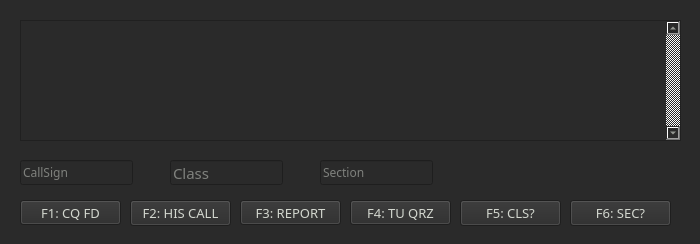
<?xml version="1.0" encoding="UTF-8"?>
<ui version="4.0">
 <class>MainWindow</class>
 <widget class="QMainWindow" name="MainWindow">
  <property name="geometry">
   <rect>
    <x>0</x>
    <y>0</y>
    <width>700</width>
    <height>244</height>
   </rect>
  </property>
  <property name="windowTitle">
   <string>MainWindow</string>
  </property>
  <property name="styleSheet">
   <string notr="true">background-color: rgb(42, 42, 42);
color: rgb(211, 215, 207);</string>
  </property>
  <widget class="QWidget" name="centralwidget">
   <widget class="QPushButton" name="cq_pushButton">
    <property name="geometry">
     <rect>
      <x>20</x>
      <y>200</y>
      <width>101</width>
      <height>25</height>
     </rect>
    </property>
    <property name="font">
     <font>
      <family>JetBrains Mono</family>
      <pointsize>10</pointsize>
     </font>
    </property>
    <property name="focusPolicy">
     <enum>Qt::NoFocus</enum>
    </property>
    <property name="text">
     <string>F1: CQ FD</string>
    </property>
   </widget>
   <widget class="QLineEdit" name="callsign_lineEdit">
    <property name="geometry">
     <rect>
      <x>20</x>
      <y>160</y>
      <width>113</width>
      <height>25</height>
     </rect>
    </property>
    <property name="font">
     <font>
      <family>JetBrains Mono</family>
     </font>
    </property>
    <property name="focusPolicy">
     <enum>Qt::NoFocus</enum>
    </property>
    <property name="placeholderText">
     <string>CallSign</string>
    </property>
   </widget>
   <widget class="QLineEdit" name="class_lineEdit">
    <property name="geometry">
     <rect>
      <x>170</x>
      <y>160</y>
      <width>113</width>
      <height>25</height>
     </rect>
    </property>
    <property name="font">
     <font>
      <family>JetBrains Mono</family>
      <pointsize>11</pointsize>
     </font>
    </property>
    <property name="focusPolicy">
     <enum>Qt::NoFocus</enum>
    </property>
    <property name="placeholderText">
     <string>Class</string>
    </property>
   </widget>
   <widget class="QLineEdit" name="section_lineEdit">
    <property name="geometry">
     <rect>
      <x>320</x>
      <y>160</y>
      <width>113</width>
      <height>25</height>
     </rect>
    </property>
    <property name="font">
     <font>
      <family>JetBrains Mono</family>
     </font>
    </property>
    <property name="focusPolicy">
     <enum>Qt::NoFocus</enum>
    </property>
    <property name="placeholderText">
     <string>Section</string>
    </property>
   </widget>
   <widget class="QPushButton" name="report_pushButton">
    <property name="geometry">
     <rect>
      <x>240</x>
      <y>200</y>
      <width>101</width>
      <height>25</height>
     </rect>
    </property>
    <property name="font">
     <font>
      <family>JetBrains Mono</family>
      <pointsize>10</pointsize>
     </font>
    </property>
    <property name="focusPolicy">
     <enum>Qt::NoFocus</enum>
    </property>
    <property name="text">
     <string>F3: REPORT</string>
    </property>
   </widget>
   <widget class="QPushButton" name="confirm_pushButton">
    <property name="geometry">
     <rect>
      <x>350</x>
      <y>200</y>
      <width>101</width>
      <height>25</height>
     </rect>
    </property>
    <property name="font">
     <font>
      <family>JetBrains Mono</family>
      <pointsize>10</pointsize>
     </font>
    </property>
    <property name="focusPolicy">
     <enum>Qt::NoFocus</enum>
    </property>
    <property name="text">
     <string>F4: TU QRZ</string>
    </property>
   </widget>
   <widget class="QPushButton" name="agn_call_pushButton">
    <property name="geometry">
     <rect>
      <x>130</x>
      <y>200</y>
      <width>101</width>
      <height>26</height>
     </rect>
    </property>
    <property name="font">
     <font>
      <family>JetBrains Mono</family>
      <pointsize>10</pointsize>
     </font>
    </property>
    <property name="focusPolicy">
     <enum>Qt::NoFocus</enum>
    </property>
    <property name="text">
     <string>F2: HIS CALL</string>
    </property>
   </widget>
   <widget class="QPushButton" name="agn_class_pushButton">
    <property name="geometry">
     <rect>
      <x>460</x>
      <y>200</y>
      <width>101</width>
      <height>26</height>
     </rect>
    </property>
    <property name="font">
     <font>
      <family>JetBrains Mono</family>
      <pointsize>10</pointsize>
     </font>
    </property>
    <property name="focusPolicy">
     <enum>Qt::NoFocus</enum>
    </property>
    <property name="text">
     <string>F5: CLS?</string>
    </property>
   </widget>
   <widget class="QPushButton" name="agn_section_pushButton">
    <property name="geometry">
     <rect>
      <x>570</x>
      <y>200</y>
      <width>101</width>
      <height>26</height>
     </rect>
    </property>
    <property name="font">
     <font>
      <family>JetBrains Mono</family>
      <pointsize>10</pointsize>
     </font>
    </property>
    <property name="focusPolicy">
     <enum>Qt::NoFocus</enum>
    </property>
    <property name="text">
     <string>F6: SEC?</string>
    </property>
   </widget>
   <widget class="QListWidget" name="log_listWidget">
    <property name="geometry">
     <rect>
      <x>20</x>
      <y>20</y>
      <width>661</width>
      <height>121</height>
     </rect>
    </property>
    <property name="font">
     <font>
      <family>JetBrains Mono</family>
     </font>
    </property>
    <property name="focusPolicy">
     <enum>Qt::NoFocus</enum>
    </property>
    <property name="styleSheet">
     <string notr="true">alternate-background-color: rgb(66, 66, 66);</string>
    </property>
    <property name="verticalScrollBarPolicy">
     <enum>Qt::ScrollBarAlwaysOn</enum>
    </property>
    <property name="alternatingRowColors">
     <bool>true</bool>
    </property>
   </widget>
  </widget>
 </widget>
 <resources/>
 <connections/>
</ui>
